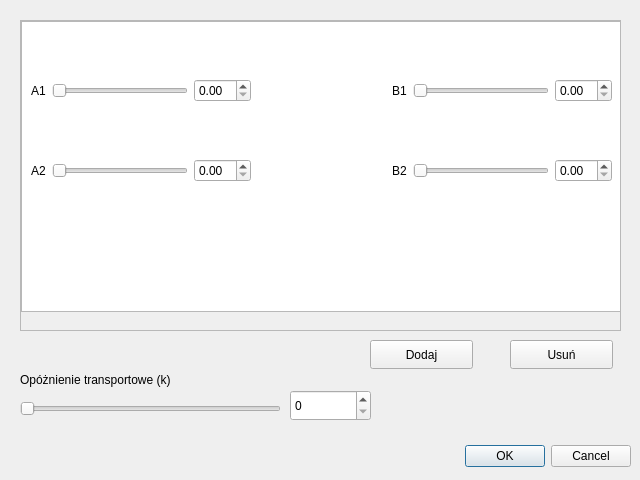
<?xml version="1.0" encoding="UTF-8"?>
<ui version="4.0">
 <class>DialogARXCooeficients</class>
 <widget class="QDialog" name="DialogARXCooeficients">
  <property name="geometry">
   <rect>
    <x>0</x>
    <y>0</y>
    <width>640</width>
    <height>480</height>
   </rect>
  </property>
  <property name="windowTitle">
   <string>Dialog</string>
  </property>
  <widget class="QDialogButtonBox" name="buttonBox">
   <property name="geometry">
    <rect>
     <x>10</x>
     <y>440</y>
     <width>621</width>
     <height>32</height>
    </rect>
   </property>
   <property name="orientation">
    <enum>Qt::Orientation::Horizontal</enum>
   </property>
   <property name="standardButtons">
    <set>QDialogButtonBox::StandardButton::Cancel|QDialogButtonBox::StandardButton::Ok</set>
   </property>
  </widget>
  <widget class="QScrollArea" name="scrollArea">
   <property name="geometry">
    <rect>
     <x>20</x>
     <y>20</y>
     <width>601</width>
     <height>311</height>
    </rect>
   </property>
   <property name="widgetResizable">
    <bool>true</bool>
   </property>
   <widget class="QWidget" name="scrollAreaWidgetContents">
    <property name="geometry">
     <rect>
      <x>0</x>
      <y>0</y>
      <width>599</width>
      <height>309</height>
     </rect>
    </property>
    <widget class="QListView" name="listView">
     <property name="geometry">
      <rect>
       <x>0</x>
       <y>0</y>
       <width>601</width>
       <height>291</height>
      </rect>
     </property>
    </widget>
    <widget class="QWidget" name="horizontalLayoutWidget">
     <property name="geometry">
      <rect>
       <x>10</x>
       <y>30</y>
       <width>581</width>
       <height>80</height>
      </rect>
     </property>
     <layout class="QHBoxLayout" name="horizontalLayout">
      <item>
       <widget class="QLabel" name="label">
        <property name="text">
         <string>A1</string>
        </property>
       </widget>
      </item>
      <item>
       <widget class="QSlider" name="horizontalSlider">
        <property name="orientation">
         <enum>Qt::Orientation::Horizontal</enum>
        </property>
       </widget>
      </item>
      <item>
       <widget class="QDoubleSpinBox" name="doubleSpinBox"/>
      </item>
      <item>
       <spacer name="horizontalSpacer">
        <property name="orientation">
         <enum>Qt::Orientation::Horizontal</enum>
        </property>
        <property name="sizeHint" stdset="0">
         <size>
          <width>40</width>
          <height>20</height>
         </size>
        </property>
       </spacer>
      </item>
      <item>
       <widget class="QLabel" name="label_2">
        <property name="text">
         <string>B1</string>
        </property>
       </widget>
      </item>
      <item>
       <widget class="QSlider" name="horizontalSlider_2">
        <property name="orientation">
         <enum>Qt::Orientation::Horizontal</enum>
        </property>
       </widget>
      </item>
      <item>
       <widget class="QDoubleSpinBox" name="doubleSpinBox_2"/>
      </item>
     </layout>
    </widget>
    <widget class="QWidget" name="horizontalLayoutWidget_2">
     <property name="geometry">
      <rect>
       <x>10</x>
       <y>110</y>
       <width>581</width>
       <height>80</height>
      </rect>
     </property>
     <layout class="QHBoxLayout" name="horizontalLayout_2">
      <item>
       <widget class="QLabel" name="label_4">
        <property name="text">
         <string>A2</string>
        </property>
       </widget>
      </item>
      <item>
       <widget class="QSlider" name="horizontalSlider_4">
        <property name="orientation">
         <enum>Qt::Orientation::Horizontal</enum>
        </property>
       </widget>
      </item>
      <item>
       <widget class="QDoubleSpinBox" name="doubleSpinBox_3"/>
      </item>
      <item>
       <spacer name="horizontalSpacer_2">
        <property name="orientation">
         <enum>Qt::Orientation::Horizontal</enum>
        </property>
        <property name="sizeHint" stdset="0">
         <size>
          <width>40</width>
          <height>20</height>
         </size>
        </property>
       </spacer>
      </item>
      <item>
       <widget class="QLabel" name="label_5">
        <property name="text">
         <string>B2</string>
        </property>
       </widget>
      </item>
      <item>
       <widget class="QSlider" name="horizontalSlider_5">
        <property name="orientation">
         <enum>Qt::Orientation::Horizontal</enum>
        </property>
       </widget>
      </item>
      <item>
       <widget class="QDoubleSpinBox" name="doubleSpinBox_4"/>
      </item>
     </layout>
    </widget>
   </widget>
  </widget>
  <widget class="QPushButton" name="pushButton">
   <property name="geometry">
    <rect>
     <x>370</x>
     <y>340</y>
     <width>103</width>
     <height>29</height>
    </rect>
   </property>
   <property name="text">
    <string>Dodaj</string>
   </property>
   <property name="icon">
    <iconset theme="QIcon::ThemeIcon::ListAdd"/>
   </property>
  </widget>
  <widget class="QPushButton" name="pushButton_2">
   <property name="geometry">
    <rect>
     <x>510</x>
     <y>340</y>
     <width>103</width>
     <height>29</height>
    </rect>
   </property>
   <property name="text">
    <string>Usuń</string>
   </property>
   <property name="icon">
    <iconset theme="QIcon::ThemeIcon::ListRemove"/>
   </property>
  </widget>
  <widget class="QLabel" name="label_3">
   <property name="geometry">
    <rect>
     <x>20</x>
     <y>370</y>
     <width>181</width>
     <height>20</height>
    </rect>
   </property>
   <property name="text">
    <string>Opóżnienie transportowe (k)</string>
   </property>
  </widget>
  <widget class="QSlider" name="horizontalSlider_3">
   <property name="geometry">
    <rect>
     <x>20</x>
     <y>400</y>
     <width>261</width>
     <height>18</height>
    </rect>
   </property>
   <property name="orientation">
    <enum>Qt::Orientation::Horizontal</enum>
   </property>
  </widget>
  <widget class="QSpinBox" name="spinBox">
   <property name="geometry">
    <rect>
     <x>290</x>
     <y>390</y>
     <width>81</width>
     <height>31</height>
    </rect>
   </property>
  </widget>
 </widget>
 <resources/>
 <connections>
  <connection>
   <sender>buttonBox</sender>
   <signal>accepted()</signal>
   <receiver>DialogARXCooeficients</receiver>
   <slot>accept()</slot>
   <hints>
    <hint type="sourcelabel">
     <x>248</x>
     <y>254</y>
    </hint>
    <hint type="destinationlabel">
     <x>157</x>
     <y>274</y>
    </hint>
   </hints>
  </connection>
  <connection>
   <sender>buttonBox</sender>
   <signal>rejected()</signal>
   <receiver>DialogARXCooeficients</receiver>
   <slot>reject()</slot>
   <hints>
    <hint type="sourcelabel">
     <x>316</x>
     <y>260</y>
    </hint>
    <hint type="destinationlabel">
     <x>286</x>
     <y>274</y>
    </hint>
   </hints>
  </connection>
 </connections>
</ui>
